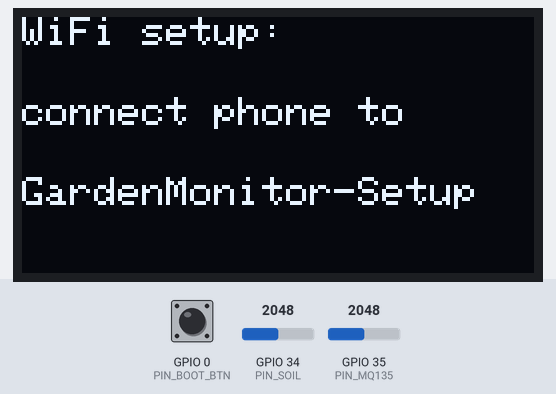
Bench run of a program on a simulated ESP32. Shown: 128×64 one-colour display. Inputs (shaded band) come from the test bench; at power-on: GPIO 34 (PIN_SOIL) = 2048, GPIO 0 (PIN_BOOT_BTN) HIGH, GPIO 35 (PIN_MQ135) = 2048 (analog values on the 0–4095 scale). WiFi joins after 1.5 s; servers stay silent unless stated; EEPROM starts erased; what the program prints to the serial monitor is not drawn.

Above: at 3.3 s.
At 7.5 s:
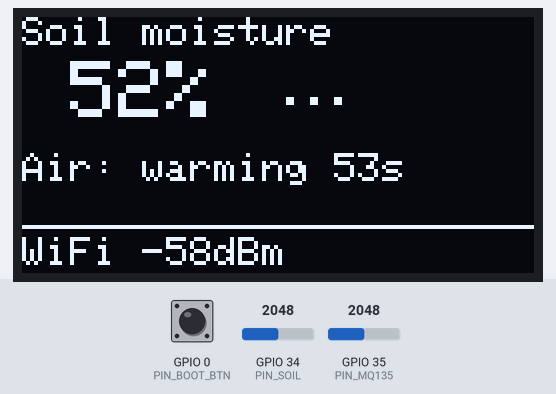
7.6 s: GPIO 34 (PIN_SOIL) set to 2866
At 9.9 s:
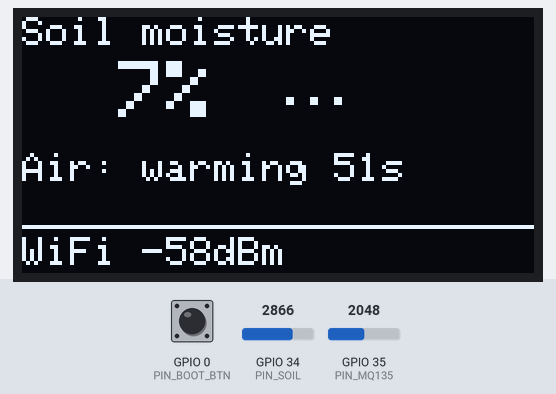
10.6 s: GPIO 34 (PIN_SOIL) set to 3040
At 13.3 s:
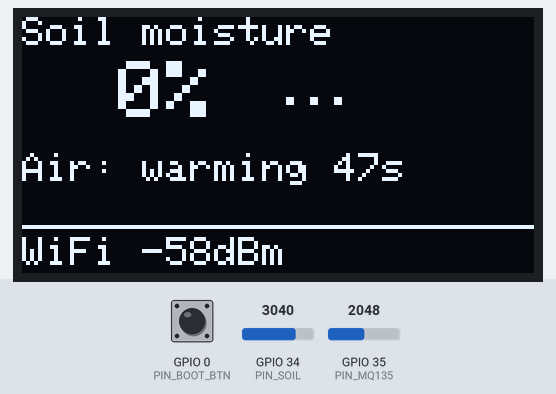
13.6 s: GPIO 34 (PIN_SOIL) set to 2960
At 61.7 s:
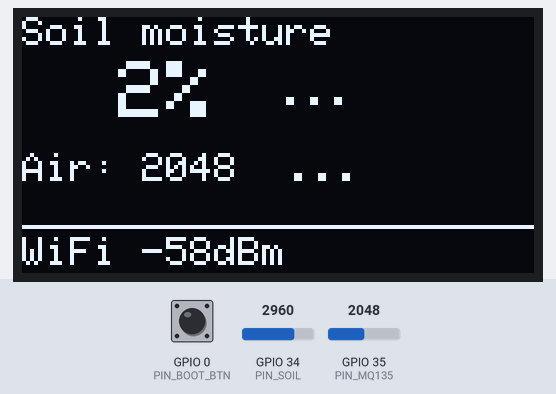
Timing chart, 0 to 62.1 s (numbered marks = the images above; inputs shaded):
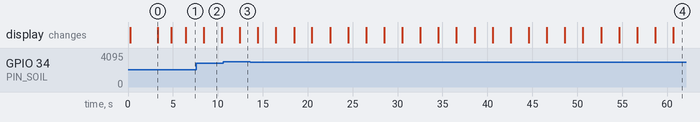

Measured:
- after the input at 10.6 s, the display: changes after 1.8 s (image 3)
- what the display in image 0 shows lasts 1.5 s, from 3.3 s to 4.8 s
- what the display in image 2 shows lasts 2.0 s, from 8.4 s to 10.4 s

The program:

main.cpp
```cpp
// ESP32 garden node: soil moisture + MQ-135 air quality -> OLED + web dashboard.
//
// First boot: the ESP32 opens a WiFi hotspot "GardenMonitor-Setup". Connect to it with
// your phone, pick your WiFi, and fill in the server URL (e.g. http://192.168.1.10:8000)
// and the device API key (DEVICE_API_KEY in the server's .env).
// To re-open setup later: power on, then hold the BOOT button within 3 s.
// (Holding BOOT *while* pressing EN/reset enters flash mode instead; that's normal.)

#include <Arduino.h>
#include <Adafruit_GFX.h>
#include <Adafruit_SSD1306.h>
#include <ArduinoJson.h>
#include <HTTPClient.h>
#include <Preferences.h>
#include <WiFi.h>
#include <WiFiClientSecure.h>
#include <WiFiManager.h>
#include <Wire.h>

// ---------------------------------------------------------------- wiring
// Analog sensors must use ADC1 pins (GPIO 32-39): ADC2 stops working while WiFi is on.
constexpr int PIN_SOIL = 34;
constexpr int PIN_MQ135 = 35;  // through a voltage divider! MQ-135 AO can reach 5 V.
constexpr int PIN_SDA = 21;
constexpr int PIN_SCL = 22;
constexpr int PIN_BOOT_BTN = 0;
constexpr uint8_t OLED_ADDR = 0x3C;  // some modules use 0x3D

// ---------------------------------------------------------------- calibration
// Open the serial monitor (mise run fw:monitor) and note the "soil raw" value with the
// sensor in dry air, then in a glass of water. Capacitive sensors read HIGHER when dry.
constexpr int SOIL_RAW_DRY = 3000;
constexpr int SOIL_RAW_WET = 1200;
// MQ-135 heater warm-up after every power-on. (Brand-new sensors also need a one-time
// 24-48 h burn-in before readings settle.)
constexpr uint32_t MQ135_WARMUP_MS = 60UL * 1000;

constexpr uint32_t DISPLAY_EVERY_MS = 2000;
constexpr const char* SETUP_AP_NAME = "GardenMonitor-Setup";

// ---------------------------------------------------------------- state
Adafruit_SSD1306 display(128, 64, &Wire, -1);
bool displayOk = false;
Preferences prefs;

String serverUrl;  // e.g. http://192.168.1.10:8000
String apiKey;
String deviceId;

uint32_t reportEveryMs = 60UL * 1000;  // overwritten by the server's "interval"
uint32_t nextReportAt = 0;
uint32_t nextDisplayAt = 0;

int soilRaw = 0;
int soilPct = 0;
int airRaw = 0;
String soilStatus = "...";  // labels come from the server so thresholds live in one place
String airLevel = "...";
int lastHttpCode = 0;

bool shouldSaveConfig = false;

// ---------------------------------------------------------------- helpers

int readAveraged(int pin, int samples = 16) {
  long sum = 0;
  for (int i = 0; i < samples; i++) {
    sum += analogRead(pin);
    delay(2);
  }
  return sum / samples;
}

bool airWarmingUp() { return millis() < MQ135_WARMUP_MS; }

void showMessage(const char* line1, const char* line2 = "", const char* line3 = "") {
  Serial.printf("%s %s %s\n", line1, line2, line3);
  if (!displayOk) return;
  display.clearDisplay();
  display.setTextSize(1);
  display.setTextColor(SSD1306_WHITE);
  display.setCursor(0, 0);
  display.println(line1);
  display.setCursor(0, 20);
  display.println(line2);
  display.setCursor(0, 40);
  display.println(line3);
  display.display();
}

void readSensors() {
  soilRaw = readAveraged(PIN_SOIL);
  soilPct = constrain(map(soilRaw, SOIL_RAW_DRY, SOIL_RAW_WET, 0, 100), 0, 100);
  airRaw = readAveraged(PIN_MQ135);
  Serial.printf("soil raw=%d pct=%d | air raw=%d%s\n", soilRaw, soilPct, airRaw,
                airWarmingUp() ? " (warming up)" : "");
}

void drawDashboard() {
  if (!displayOk) return;
  display.clearDisplay();
  display.setTextColor(SSD1306_WHITE);

  display.setTextSize(1);
  display.setCursor(0, 0);
  display.print("Soil moisture");

  display.setTextSize(2);
  display.setCursor(0, 11);
  display.printf("%3d%%", soilPct);
  display.setTextSize(1);
  display.setCursor(64, 15);
  display.print(soilStatus);

  display.setCursor(0, 34);
  if (airWarmingUp()) {
    display.printf("Air: warming %lus", (MQ135_WARMUP_MS - millis()) / 1000);
  } else {
    display.printf("Air: %d  %s", airRaw, airLevel.c_str());
  }

  display.drawFastHLine(0, 52, 128, SSD1306_WHITE);
  display.setCursor(0, 55);
  if (WiFi.status() != WL_CONNECTED) {
    display.print("WiFi: reconnecting");
  } else if (lastHttpCode == 200) {
    display.printf("WiFi %ddBm  sent", WiFi.RSSI());
  } else if (lastHttpCode == 401) {
    display.print("Server: bad API key");
  } else if (lastHttpCode == 0) {
    display.printf("WiFi %ddBm", WiFi.RSSI());
  } else {
    display.printf("Server error %d", lastHttpCode);
  }
  display.display();
}

void postReading() {
  if (WiFi.status() != WL_CONNECTED || serverUrl.isEmpty()) return;

  JsonDocument doc;
  doc["device_id"] = deviceId;
  doc["soil_raw"] = soilRaw;
  doc["soil_pct"] = soilPct;
  if (airWarmingUp()) {
    doc["air_raw"] = nullptr;  // dashboard shows "warming up"
  } else {
    doc["air_raw"] = airRaw;
  }
  doc["rssi"] = WiFi.RSSI();
  String body;
  serializeJson(doc, body);

  String url = serverUrl;
  if (url.endsWith("/")) url.remove(url.length() - 1);
  url += "/api/readings";

  HTTPClient http;
  WiFiClient plain;
  WiFiClientSecure tls;
  bool ok;
  if (url.startsWith("https://")) {
    tls.setInsecure();  // no certificate pinning; fine for a hobby node, not for production
    ok = http.begin(tls, url);
  } else {
    ok = http.begin(plain, url);
  }
  if (!ok) {
    lastHttpCode = -1;
    return;
  }
  http.setTimeout(8000);
  http.addHeader("Content-Type", "application/json");
  http.addHeader("X-API-Key", apiKey);

  lastHttpCode = http.POST(body);
  Serial.printf("POST %s -> %d\n", url.c_str(), lastHttpCode);

  if (lastHttpCode == 200) {
    JsonDocument resp;
    if (deserializeJson(resp, http.getString()) == DeserializationError::Ok) {
      uint32_t interval = resp["interval"] | 60;
      reportEveryMs = constrain(interval, 10u, 3600u) * 1000UL;
      soilStatus = resp["soil_status"] | "?";
      airLevel = resp["air_level"] | "?";
    }
  }
  http.end();
}

// ---------------------------------------------------------------- WiFi + config portal

bool bootButtonHeld() {
  pinMode(PIN_BOOT_BTN, INPUT_PULLUP);
  showMessage("Garden Monitor", "Hold BOOT now to", "re-run WiFi setup");
  uint32_t heldSince = 0;
  for (uint32_t start = millis(); millis() - start < 3000; delay(20)) {
    if (digitalRead(PIN_BOOT_BTN) == LOW) {
      if (!heldSince) heldSince = millis();
      if (millis() - heldSince > 1000) return true;
    } else {
      heldSince = 0;
    }
  }
  return false;
}

void connectWiFi(bool forcePortal) {
  WiFiManager wm;
  WiFiManagerParameter pServer("server", "Server URL (http://IP:8000)", serverUrl.c_str(), 120);
  WiFiManagerParameter pKey("apikey", "Device API key", apiKey.c_str(), 80);
  wm.addParameter(&pServer);
  wm.addParameter(&pKey);
  wm.setSaveConfigCallback([] { shouldSaveConfig = true; });
  wm.setConfigPortalTimeout(300);

  showMessage("WiFi setup:", "connect phone to", SETUP_AP_NAME);
  bool connected = forcePortal ? wm.startConfigPortal(SETUP_AP_NAME) : wm.autoConnect(SETUP_AP_NAME);
  if (!connected) {
    showMessage("WiFi failed", "restarting...");
    delay(3000);
    ESP.restart();
  }

  if (shouldSaveConfig) {
    serverUrl = pServer.getValue();
    apiKey = pKey.getValue();
    serverUrl.trim();
    apiKey.trim();
    prefs.putString("server", serverUrl);
    prefs.putString("apikey", apiKey);
  }
  WiFi.setAutoReconnect(true);
  showMessage("WiFi connected", WiFi.localIP().toString().c_str(), serverUrl.c_str());
  delay(1500);
}

// ---------------------------------------------------------------- Arduino entry points

void setup() {
  Serial.begin(115200);
  delay(200);

  Wire.begin(PIN_SDA, PIN_SCL);
  displayOk = display.begin(SSD1306_SWITCHCAPVCC, OLED_ADDR);
  if (!displayOk) Serial.println("OLED not found - check wiring/address (0x3C or 0x3D)");

  analogReadResolution(12);

  uint8_t mac[6];
  WiFi.macAddress(mac);
  char id[24];
  snprintf(id, sizeof(id), "esp32-%02x%02x%02x", mac[3], mac[4], mac[5]);
  deviceId = id;

  prefs.begin("webiot", false);
  serverUrl = prefs.getString("server", "");
  apiKey = prefs.getString("apikey", "");

  bool forcePortal = bootButtonHeld() || serverUrl.isEmpty();
  connectWiFi(forcePortal);
  Serial.printf("device %s -> %s\n", deviceId.c_str(), serverUrl.c_str());
}

void loop() {
  uint32_t now = millis();

  if ((int32_t)(now - nextDisplayAt) >= 0) {
    readSensors();
    drawDashboard();
    nextDisplayAt = now + DISPLAY_EVERY_MS;
  }

  if ((int32_t)(now - nextReportAt) >= 0) {
    postReading();
    drawDashboard();
    nextReportAt = millis() + reportEveryMs;
  }

  delay(20);
}
```
